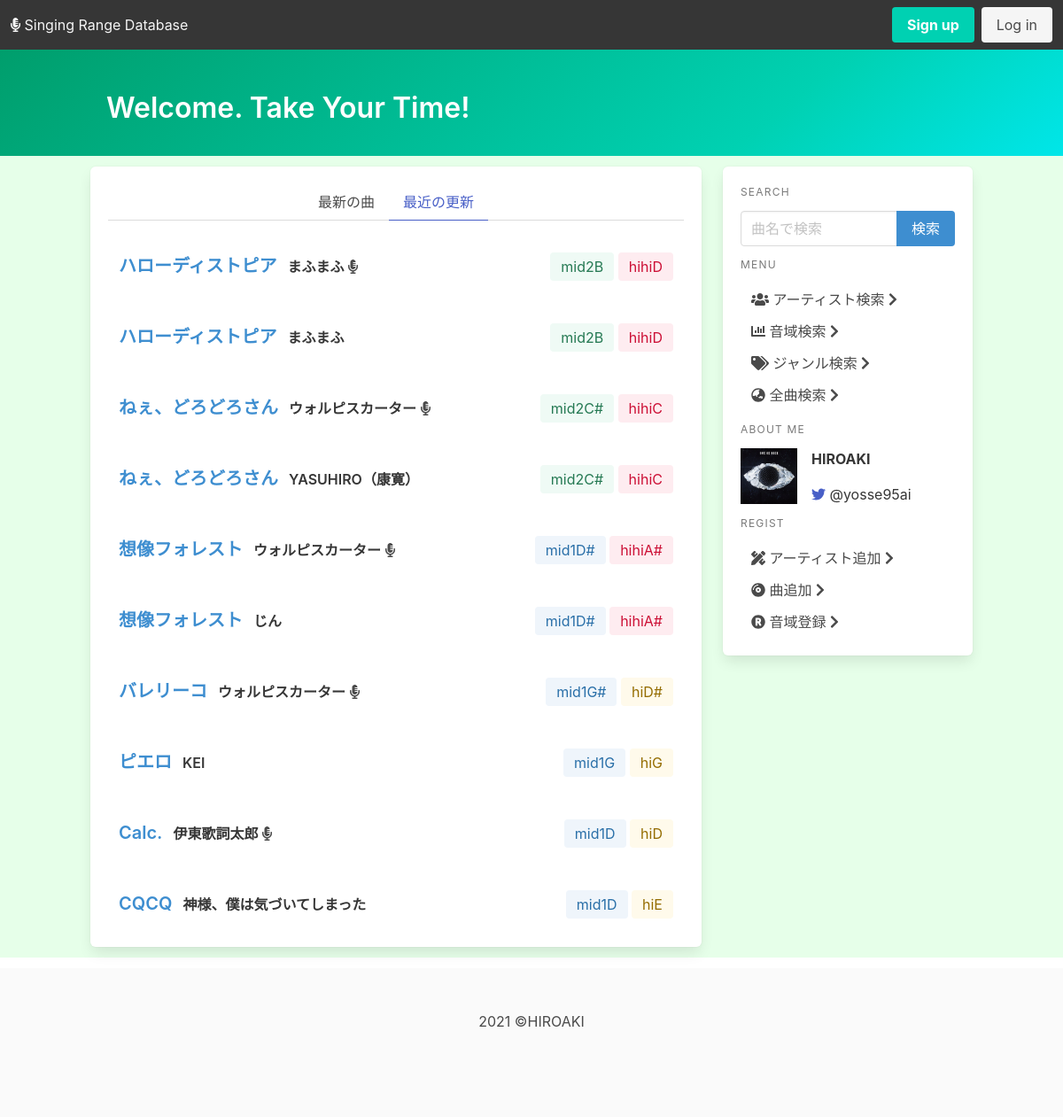
/ranges/, run on an earlier commit of the app's database.
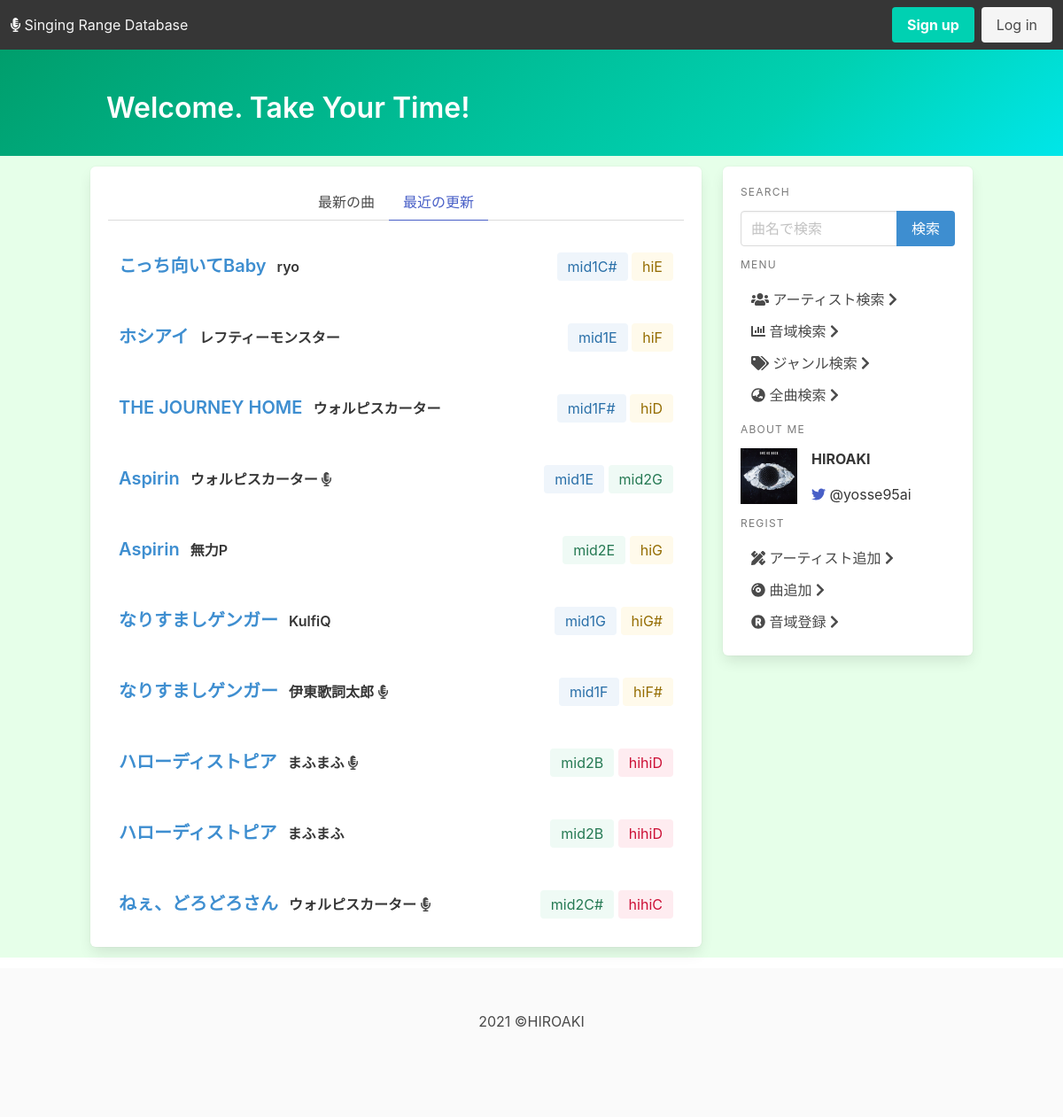
And on a later commit of the database.
### ranges/models.py (models this page shows, shortened)
class Range(models.Model):
    song = models.ForeignKey(
        Song, on_delete=models.CASCADE, to_field="song_id", related_name="song")
    artist = models.ForeignKey(
        Artist, on_delete=models.CASCADE, to_field="artist_id", related_name="artist")
    performer = models.ManyToManyField(Artist, related_name="performer_name")
    lowest_note = models.ForeignKey(
        Note, on_delete=models.CASCADE, to_field="note_id", related_name="low_note")
    highest_note = models.ForeignKey(
        Note, on_delete=models.CASCADE, to_field="note_id", related_name="high_note")
    fake_note = models.ForeignKey(
        Note, on_delete=models.CASCADE, to_field="note_id", related_name="fake_note", null=True, blank=True)
    genre = models.ForeignKey(Genre, on_delete=models.CASCADE)
    release_date = models.DateTimeField('date released', null=True, blank=True)
    pub_date = models.DateTimeField(default=timezone.now())
    latest_update = models.DateTimeField('date update lately', auto_now=True)
    origin = models.BooleanField('is original', default=True)
    class Meta:
        unique_together = ['song', 'artist', 'origin']

class Song(models.Model):
    class Meta:
        ordering = ('song_name',)
    song_id = models.AutoField(primary_key=True)
    song_name = models.CharField("Tilte", max_length=100)
    lyricist = models.ManyToManyField(Artist, related_name="lyricist_name")
    composer = models.ManyToManyField(Artist, related_name="composer_name")
    arranger = models.ManyToManyField(
        Artist, related_name="arranger_name", blank=True)
    def get_composer(self):
        return "\n".join([a.artist_name for a in self.composer.all()])
    def get_lyricist(self):
        return "\n".join([a.artist_name for a in self.lyricist.all()])
    def get_arranger(self):
        return "\n".join([a.artist_name for a in self.arranger.all()])
    get_lyricist.short_description = 'Lyricist'
    get_composer.short_description = 'Composer'
    get_arranger.short_description = 'Arranger'

class Artist(models.Model):
    artist_id = models.CharField(max_length=10, primary_key=True)
    artist_name = models.CharField("Artist's name", max_length=50)
    affiliation = models.ManyToManyField(
        "self",related_name="affiliation", blank=True)
    class Meta:
        ordering = ('artist_name', )

class Note(models.Model):
    note_id = models.CharField(max_length=5, primary_key=True)
    note_name = models.CharField(max_length=50)
    def __str__(self):
        return self.note_name

### ranges/views.py (the view)
# urls.py: path('', views.index, name='index'),
def index(request):
    pub_list = Range.objects.order_by('-latest_update')[:10]
    release_list = Range.objects.order_by('-release_date')[:10]
    context = {
        'pub_list': pub_list,
        'release_list': release_list
    }
    return render(request, 'ranges/index.html', context)

### ranges/templatetags/note_control.py (called while the page is built)
@register.filter
def color(pk):
    if pk.startswith('H4'):
        return 'is-dark'
    elif pk.startswith('H3'):
        return 'is-danger '
    elif pk.startswith('H2'):
        return 'is-danger is-light'
    elif pk.startswith('H1'):
        return 'is-warning is-light'
    elif pk.startswith('M2'):
        return 'is-success is-light'
    elif pk.startswith('M1'):
        return 'is-info is-light'
    elif pk.startswith('L1'):
        return 'is-link is-light'
    elif pk.startswith('L2'):
        return 'is-link'
    elif pk.startswith('L3'):
        return 'is-link is-dark'
    elif pk.startswith('L4'):
        return 'is-link is-black'
    else:
        return 'is-light'

### ranges/templates/ranges/index.html (shortened to what this page needs)
{% extends './base.html' %}
{% load note_control %}
{% block page_name %}Welcome. Take Your Time!{% endblock page_name %}
{% block content %}
<div class="box">
    <div class="tabs is-centered">
        <ul>
            <li class="tab"><a>最新の曲</a></li>
            <li class="tab is-active"><a>最近の更新</a></li>
        </ul>
    </div>
    {% if pub_list %}
    <section class="panel-content is-show">
        {% for range in pub_list %}
        <div class="columns level is-gapless">
            <div class="level-left">
                <div class="column">
                    <a href="{% url 'ranges:detail' range.artist.pk range.song.pk range.origin %}"
                        class="title is-5 has-text-info">{{ range.song.song_name }}</a>
                </div>
                <div class="columns is-mobile">
                    <div class="column">
                        <a href="{% url 'ranges:detail_artist' range.artist.pk %}"
                            class="title is-6">{{ range.artist.artist_name }}</a>
                        {% if not range.origin %}
                        <i class="fas fa-microphone-alt"></i>
                        {% endif %}
                    </div>
                </div>
            </div>
            <div class="level-right">
                <div class="column tags are-medium">
                    <a href="{% url 'ranges:result_range' range.lowest_note.pk %}">
                        <div class="tag {{ range.lowest_note.pk | color }}">
                            {{ range.lowest_note }}
                        </div>
                    </a>
                    <a href="{% url 'ranges:result_range' range.highest_note.pk %}">
                        <div class="tag {{ range.highest_note.pk | color }}">
                            {{ range.highest_note }}
                        </div>
                    </a>
                </div>
            </div>
        </div>
        {% endfor %}
    </section>
    {% else %}
    <h1 class=" has-text-danger title">データベースが空です！</h1>
    {% endif %}
</div>
{% endblock content %}

What changed in the data, as far as the page shows it:
no longer on this page (row unchanged): Range: song.song_name "ねぇ、どろどろさん", artist.artist_name "YASUHIRO（康寛）", lowest_note "mid2C#", highest_note "hihiC"
no longer on this page (row unchanged): Range: song.song_name "想像フォレスト", artist.artist_name "ウォルピスカーター", origin False (drawn), lowest_note "mid1D#", highest_note "hihiA#"
no longer on this page (row unchanged): Range: song.song_name "想像フォレスト", artist.artist_name "じん", lowest_note "mid1D#", highest_note "hihiA#"
no longer on this page (row unchanged): Range: song.song_name "バレリーコ", artist.artist_name "ウォルピスカーター", origin False (drawn), lowest_note "mid1G#", highest_note "hiD#"
no longer on this page (row unchanged): Range: song.song_name "ピエロ", artist.artist_name "KEI", lowest_note "mid1G", highest_note "hiG"
no longer on this page (row unchanged): Range: song.song_name "Calc.", artist.artist_name "伊東歌詞太郎", origin False (drawn), lowest_note "mid1D", highest_note "hiD"
no longer on this page (row unchanged): Range: song.song_name "CQCQ", artist.artist_name "神様、僕は気づいてしまった", lowest_note "mid1D", highest_note "hiE"
added Range: song.song_name "こっち向いてBaby", artist.artist_name "ryo", lowest_note "mid1C#", highest_note "hiE"
added Range: song.song_name "ホシアイ", artist.artist_name "レフティーモンスター", lowest_note "mid1E", highest_note "hiF"
added Range: song.song_name "THE JOURNEY HOME", artist.artist_name "ウォルピスカーター", lowest_note "mid1F#", highest_note "hiD"
added Range: song.song_name "Aspirin", artist.artist_name "ウォルピスカーター", origin False (drawn), lowest_note "mid1E", highest_note "mid2G"
added Range: song.song_name "Aspirin", artist.artist_name "無力P", lowest_note "mid2E", highest_note "hiG"
added Range: song.song_name "なりすましゲンガー", artist.artist_name "KulfiQ", lowest_note "mid1G", highest_note "hiG#"
added Range: song.song_name "なりすましゲンガー", artist.artist_name "伊東歌詞太郎", origin False (drawn), lowest_note "mid1F", highest_note "hiF#"
